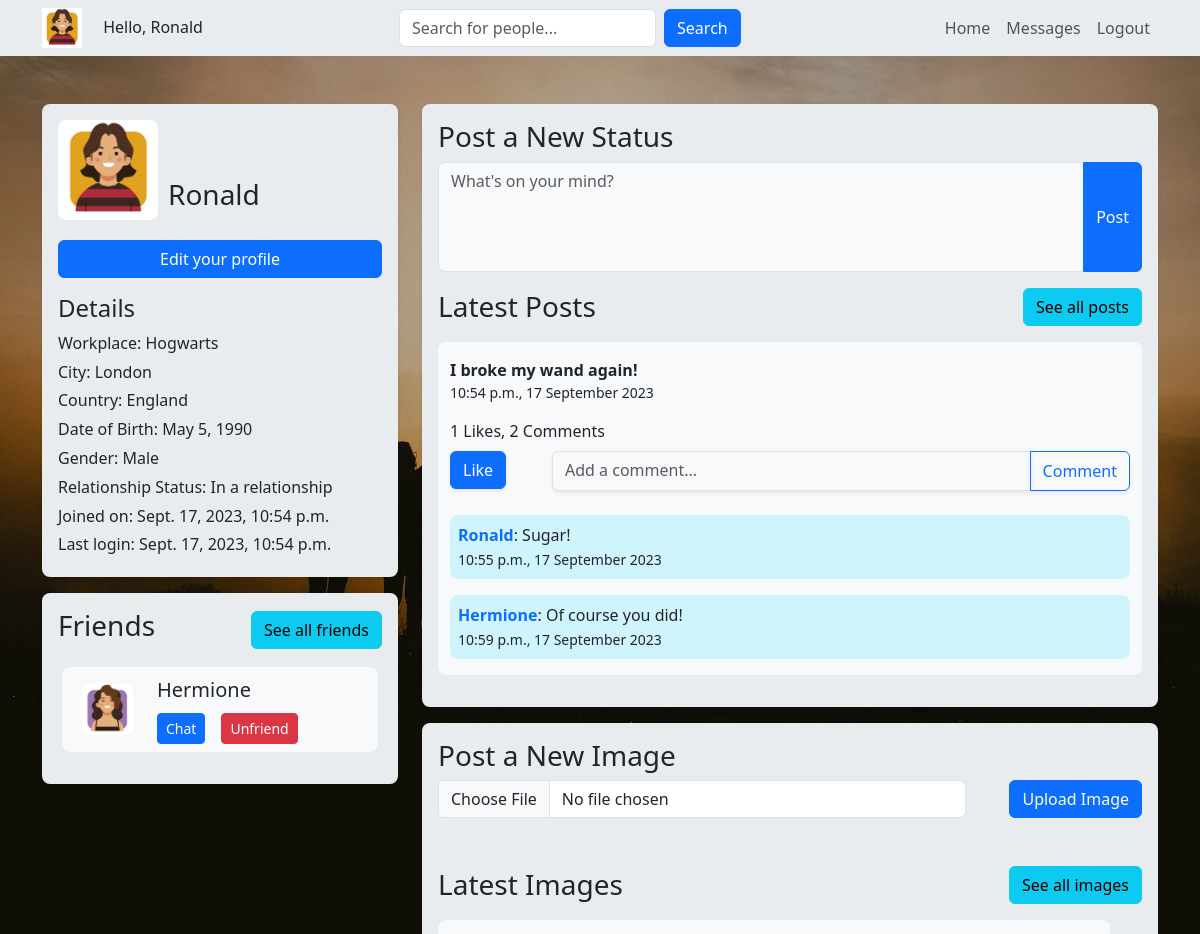
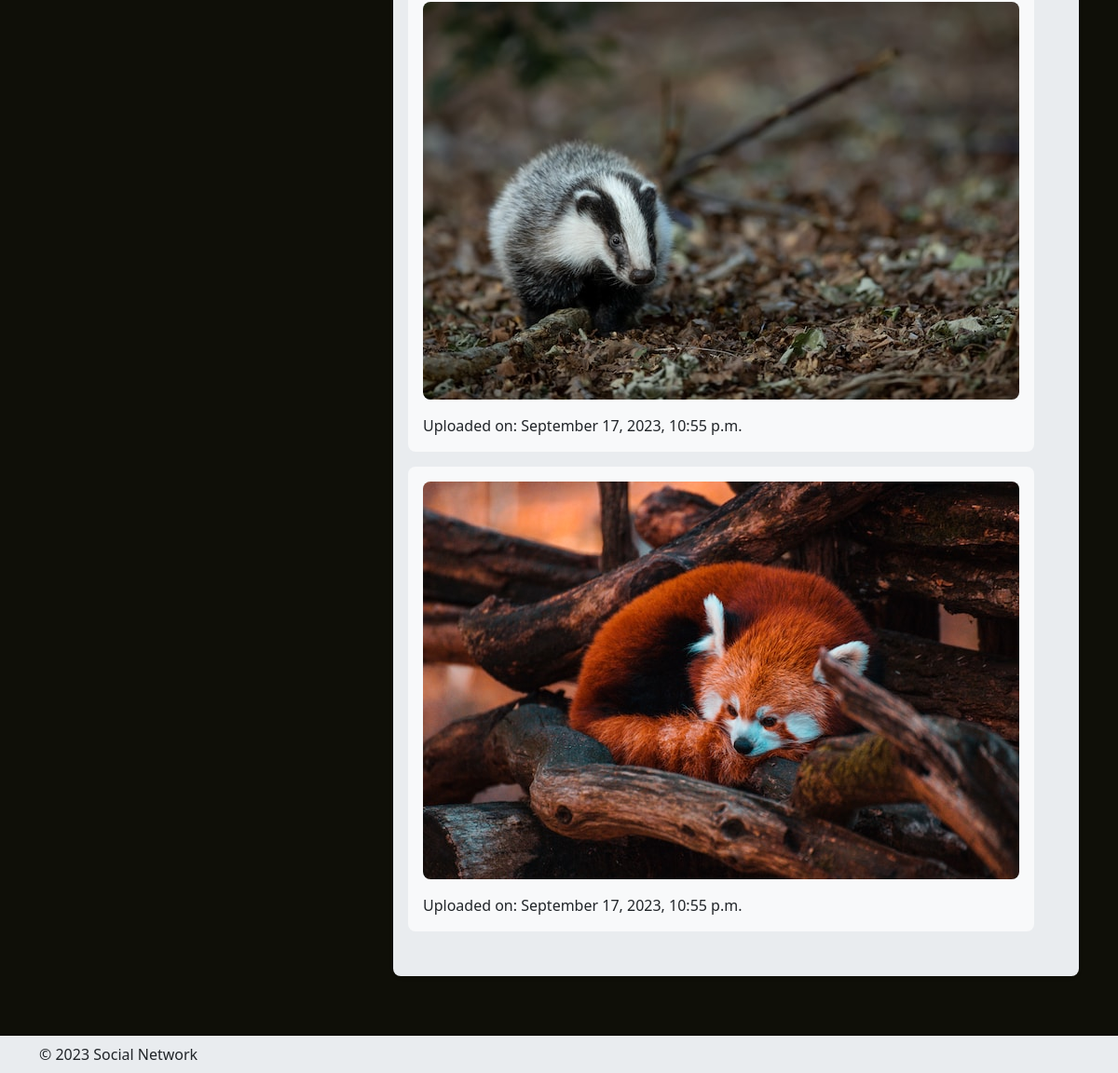
Page /accounts/Ronald/ (signed in) on the committed database (2 pictures, top to bottom).
### social_app/models.py (models this page shows, shortened)
class UserProfile(models.Model):
    user = models.OneToOneField(User, on_delete=models.CASCADE, related_name='profile')
    birthday = models.DateField(null=True, blank=True)
    workplace = models.CharField(max_length=255, blank=True)
    country = models.CharField(max_length=100, blank=True)
    city = models.CharField(max_length=100, blank=True)
    GENDER_CHOICES = [
        ('M', 'Male'),
        ('F', 'Female'),
        ('O', 'Other'),
        ('N', 'Prefer not to say'),
    ]
    gender = models.CharField(max_length=1, choices=GENDER_CHOICES, default='N')
    RELATIONSHIP_STATUS_CHOICES = [
        ('S', 'Single'),
        ('M', 'Married'),
        ('C', 'In a relationship'),
        ('D', 'Divorced'),
        ('W', 'Widowed'),
        ('N', 'Prefer not to say'),
    ]
    relationship_status = models.CharField(max_length=1, choices=RELATIONSHIP_STATUS_CHOICES, default='N')
    avatar = models.ImageField(upload_to='avatars/', null=True, blank=True)
    friends = models.ManyToManyField('self', blank=True, symmetrical=True)
    def __str__(self):
        return self.user.username

class StatusPost(models.Model):
    user = models.ForeignKey(User, on_delete=models.CASCADE, related_name='status_posts')
    content = models.TextField()
    created_at = models.DateTimeField(auto_now_add=True)

class Comment(models.Model):
    user = models.ForeignKey(User, on_delete=models.CASCADE, related_name='comments')
    post = models.ForeignKey(StatusPost, on_delete=models.CASCADE, related_name='post_comments')
    content = models.TextField()
    created_at = models.DateTimeField(auto_now_add=True)

class ImagePost(models.Model):
    user = models.ForeignKey(User, on_delete=models.CASCADE)
    image = models.ImageField(upload_to=user_directory_path)
    uploaded_at = models.DateTimeField(auto_now_add=True)

### social_app/views.py (the view)
# urls.py: path('accounts/<str:username>/', profile, name='profile'),
@login_required
def profile(request, username):
    user = get_object_or_404(User, username=username)
    status_posts = StatusPost.objects.filter(user=user).order_by('-created_at')[:3]
    image_posts = ImagePost.objects.filter(user=user).order_by('-uploaded_at')[:3]
    image_form = ImageUploadForm()
    friends = user.profile.friends.all().order_by('?')[:5]
    pending_requests = FriendRequest.objects.filter(recipient=request.user.profile, status=FriendRequest.STATUS_PENDING)
    context = {
        'user_profile': user.profile,           # The UserProfile instance
        'friends': friends,                     # List of 5 or less friends
        'is_friend': request.user.profile in user.profile.friends.all(), # Check if the logged-in user is a friend
        'statuses': status_posts,               # User's status posts
        'images': image_posts,                  # User's image posts
        'image_form': image_form,               # Image upload form
        'pending_requests': pending_requests,   # Pending friend requests for the logged in user
    }
    return render(request, 'social_app/profile.html', context)

### social_app/templates/social_app/profile.html (shortened to what this page needs)
{% extends "base.html" %}
{% load custom_filters %}
{% block content %}
    <div class="row">
        <div class="col-4">
            <div class="profile-details-container bg-body-secondary p-3 mb-3 rounded-3 shadow-sm">
                <div class="profile-identity">
                    <div class="profile-picture rounded-3 overflow-hidden">
                        {% if user_profile.avatar %}
                            <img src="{{ user_profile.avatar.url }}" alt="Profile Picture" width="100" height="100">
                        {% else %}
                            <img src="/media/avatars/avatar_placeholder.webp" alt="Placeholder avatar" class="avatar-thumbnail" width="100" height="100">
                        {% endif %}
                    </div>
                    <h3>{{ user_profile.user }}</h3>
                </div>
                {% if user == user_profile.user %}
                <a class="btn btn-primary mb-3 d-block" href="{% url 'edit_profile' %}">Edit your profile</a>
                {% elif is_friend %}
                <a class="btn btn-danger mb-3 d-block" href="{% url 'unfriend' user_profile.user.id %}">Unfriend</a>
                {% elif not is_friend %}
                <a class="btn btn-primary mb-3 d-block" href="{% url 'send_friend_request' user_profile.user.id %}">Send friend request</a>
                {% endif %}
                <div class="profile-details-inner">
                    <h4>Details</h4>
                    <div>
                        <p>Workplace: {{ user_profile.workplace }}</p>
                        <p>City: {{ user_profile.city }}</p>
                        <p>Country: {{ user_profile.country }}</p>
                        <p>Date of Birth: {{ user_profile.birthday }}</p>
                        <p>Gender: {{ user_profile.get_gender_display }}</p>
                        <p>Relationship Status: {{ user_profile.get_relationship_status_display }}</p>
                        <p>Joined on: {{ user_profile.user.date_joined }}</p>
                        <p>Last login: {{ user_profile.user.last_login }}</p>
                    </div>
                </div>
            </div>
            <div class="friends-list-container bg-body-secondary p-3 mb-3 rounded-3 shadow-sm">
                <div class="d-flex justify-content-between align-items-center mb-3">
                    <h3>Friends</h3>
                    <a class="btn btn-info" href="{% url 'all_friends' user_profile.user.username %}">See all friends</a>
                </div>
                <ul class="m-0 p-0">
                {% for friend in friends %}
                <li class="d-flex row p-2 mb-3 mx-1 bg-body-tertiary rounded-3">
                    <div class="col-3 d-flex align-items-center">
                        <a class="w-100 rounded-3 overflow-hidden" href="{% url 'profile' friend %}">
                            {% if friend.avatar %}
                                <img src="{{ friend.avatar.url }}" alt="{{ friend }}'s avatar" class="avatar-thumbnail" width="100%">
                            {% else %}
                                <img src="/media/avatars/avatar_placeholder.webp" alt="Placeholder avatar" class="avatar-thumbnail" width="100%">
                            {% endif %}
                        </a>
                    </div>
                    <div class="col-9 d-flex flex-wrap align-items-center">
                        <div class="w-100 mb-2">
                            <a class="d-inline-block fs-5 text-dark text-decoration-none" href="{% url 'profile' friend %}">{{ friend }}</a>
                        </div>
                        {% if user == user_profile.user %}
                            <a class="btn btn-primary btn-sm text-decoration-none" href="{% url 'start_chat' friend.id %}">Chat</a>
                            <form class="ms-3" method="post" action="{% url 'unfriend' friend.id %}">
                                <button class="btn btn-danger btn-sm" type="submit">Unfriend</button>
                            </form>
                        {% endif %}
                    </div>
                </li>
                {% endfor %}
                </ul>
            </div>
        </div>
        <div class="col-8 mb-3">
            <div class="timeline-container bg-body-secondary p-3 rounded-3 shadow-sm">
                {% if user == user_profile.user%}
                    <div class="post-status-container pb-3">
                        <h3>Post a New Status</h3>
                        <form method="post" action="{% url 'post_status' %}">
                            <div class="input-group">
                                <textarea class="form-control bg-body-tertiary shadow-none" name="content" rows="4" cols="50" placeholder="What's on your mind?" style="resize:none"></textarea>
                                <button class="btn btn-primary input-group-addon" type="submit">Post</button>
                            </div>
                        </form>
                    </div>
                {% endif %}
                <div class="d-flex justify-content-between align-items-center mb-3">
                    <h3 class="d-inline-block m-0">Latest Posts</h3>
                    <a class="btn btn-info" href="{% url 'all_posts' user_profile.user.username %}">See all posts</a>
                </div>
                <ul class="p-0">
                    {% if statuses %}
                        {% for status in statuses %}
                            <li class="row mb-3 ms-0 me-0 mt-0 bg-body-tertiary rounded-3">
                                <strong class="mt-3">{{ status.content }}</strong><br>
                                <small>{{ status.created_at|date:"P, j F Y" }}</small>
                                <div class="pt-3 pb-2">{{ status.post_likes.count }} Likes, {{ status.post_comments.count }} Comments</div>
                                <div class="status-post-actions-container d-flex justify-content-between">
                                    <form class="d-inline-block like-form" method="post" action="{% url 'like_status' status.id %}">
                                        {% if status|has_liked:request.user %}
                                            <button class="btn btn-warning shadow-sm" type="submit">Unlike</button>
                                        {% else %}
                                            <button class="btn btn-primary shadow-sm" type="submit">Like</button>
                                        {% endif %}
                                    </form>
                                    <form class="comment-form" method="post" action="{% url 'add_comment' status.id %}">
                                        <div class="input-group">
                                            <textarea class="form-control bg-body-tertiary shadow-sm" name="content" placeholder="Add a comment..." style="resize:none"></textarea>
                                            <button class="btn btn-outline-primary shadow-sm" type="submit">Comment</button>
                                        </div>
                                    </form>
                                </div>
                                <div class="comments-section mt-3">
                                    {% for comment in status.post_comments.all %}
                                        <div class="comment mt-2 mb-3 bg-info-subtle p-2 rounded-3">
                                            <a class="fw-bold text-decoration-none" href="{% url 'profile' comment.user.username %}">{{ comment.user.username }}</a>: {{ comment.content }}<br>
                                            <small>{{ comment.created_at|date:"P, j F Y" }}</small>
                                        </div>
                                    {% endfor %}
                                </div>
                            </li>
                        {% endfor %}
                    {% else %}
                        <li class="d-inline-block w-100 mb-3 p-3 bg-body-tertiary rounded-3">
                            <p class="text-center">No posts here yet.</p>
                        </li>
                    {% endif %}
                </ul>
            </div>
            <div class="timeline-container bg-body-secondary p-3 rounded-3 shadow-sm mt-3">
                {% if user == user_profile.user %}
                    <div class="post-image-container pb-5">
                        <h3>Post a New Image</h3>
                        <form class="d-flex justify-content-between" method="post" action="{% url 'upload_image' %}" enctype="multipart/form-data">
                            <input class="form-control shadow-none w-75" type="file" name="{{ image_form.image.name }}" id="{{ image_form.image.id_for_label }}" accept="image/*" required>
                            <button class="btn btn-primary" type="submit">Upload Image</button>
                        </form>
                    </div>
                {% endif %}
                <div class="d-flex justify-content-between align-items-center mb-3">
                    <h3 class="d-inline-block m-0">Latest Images</h3>
                    <a class="btn btn-info" href="{% url 'all_images' user_profile.user.username %}">See all images</a>
                </div>
                <ul class="p-0">
                    {% if images %}
                        {% for image in images %}
                            <li class="d-inline-block mb-3 p-3 bg-body-tertiary rounded-3">
                                <div class="image-container w-auto">
                                    <img class="mw-50 img-fluid rounded-3" src="{{ image.image.url }}" alt="Uploaded image">
                                    <p class="mt-3 mb-0">Uploaded on: {{ image.uploaded_at|date:"F j, Y, g:i a" }}</p>
                                </div>
                            </li>
                        {% endfor %}
                    {% else %}
                        <li class="d-inline-block w-100 mb-3 p-3 bg-body-tertiary rounded-3">
                            <p class="text-center">No images here yet.</p>
                        </li>
                    {% endif %}
                </ul>
            </div>
        </div>
    </div>
{% endblock %}

### social_app/templates/base.html (shortened to what this page needs)
{% load static %}
<!DOCTYPE html>
<html lang="en">
    <head>
    <link href="https://cdn.jsdelivr.net/npm/bootstrap@5.3.1/dist/css/bootstrap.min.css" rel="stylesheet">
    <link href="{% static 'css/custom.css' %}" rel="stylesheet">
</head>
<body class="min-vh-100">
    {% if user.is_authenticated %}
        {% include 'header_authenticated.html' %}
    {% else %}
        {% include 'header_default.html' %}
    {% endif %}
    <main style="min-height: 96vh; background-image: url('{% static "app_images/background.jpg" %}');">
        <div class="container pt-5 pb-5">
            {% block content %}{% endblock %}
        </div>
    </main>
    {% include 'footer.html' %}
</body>
</html>

### social_app/templates/header_authenticated.html (shortened to what this page needs)
<header class="site-header">
    <nav class="navbar navbar-expand-lg bg-body-secondary shadow-sm">
        <div class="container">
            <div class="user-section">
                <a class="navbar-brand" href="{% url 'profile' user.username %}">
                {% if user.profile.avatar %}
                    <img src="{{ user.profile.avatar.url }}" alt="{{ user.username }}'s avatar" class="avatar-thumbnail" width="40" height="40">
                {% else %}
                    <img src="/media/avatars/avatar_placeholder.webp" alt="Placeholder avatar" class="avatar-thumbnail" width="40" height="40">
                {% endif %}
                </a>
                <span>Hello, {{ user.username }}</span>
            </div>
            <div class="search-section">
                <form class="d-flex" role="search" method="get" action="{% url 'search_results' %}">
                    <input class="form-control me-2" type="text" name="search_query" placeholder="Search for people..." aria-label="Search">
                    <button class="btn btn-primary" type="submit">Search</button>
                </form>
            </div>
            <div class="" id="navbarSupportedContent">
                <ul class="navbar-nav me-auto mb-2 mb-lg-0">
                <li class="nav-item">
                    <a class="nav-link" href="{% url 'profile' user.username %}">Home</a>
                </li>
                <li class="nav-item">
                    <a class="nav-link" href="{% url 'all_messages' %}">Messages</a>
                </li>
                <li class="nav-item">
                    <form method="post" action="{% url 'logout' %}">
                        <button class="nav-link" type="submit">Logout</button>
                    </form>
                </li>
            </div>
        </div>
    </nav>
</header>

### social_app/templates/footer.html (shortened to what this page needs)
<footer class="navbar bg-body-secondary">
    <div class="container">
        <div>© 2023 Social Network</div>
    </div>
</footer>

### rows in the picture
UserProfile: avatar (picture), user "Ronald", workplace "Hogwarts", city "London", country "England", birthday "May 5, 1990", gender "Male", relationship_status "In a relationship", user.date_joined "Sept. 17, 2023, 10:54 p.m.", user.last_login "Sept. 17, 2023, 10:54 p.m."
UserProfile: avatar (picture), user.username "Hermione"
StatusPost: content "I broke my wand again!", created_at "10:54 p.m., 17 September 2023", post_likes.count "1", post_comments.count "2", shows "Like"
Comment: user.username "Ronald", content "Sugar!", created_at "10:55 p.m., 17 September 2023"
Comment: user.username "Hermione", content "Of course you did!", created_at "10:59 p.m., 17 September 2023"
ImagePost: image (picture), uploaded_at "September 17, 2023, 10:55 p.m."
ImagePost: image (picture), uploaded_at "September 17, 2023, 10:55 p.m."

### other values in the picture
{{ user.username }} "Ronald"
